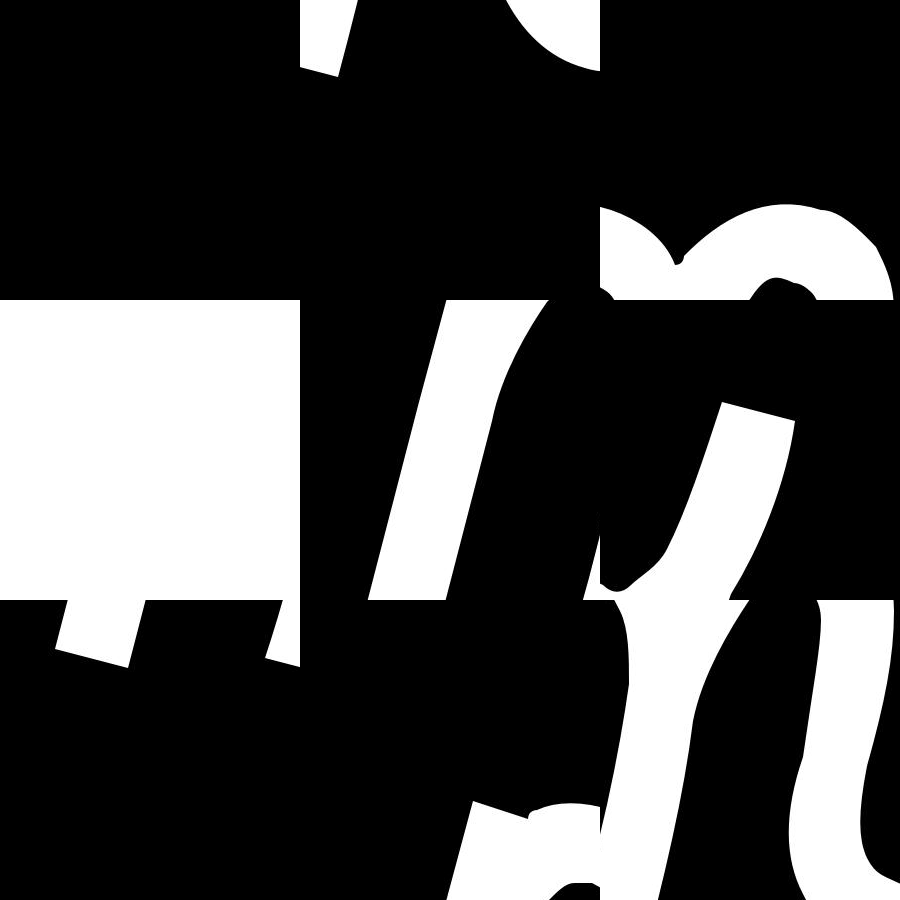
#> input picture AI算法/a.jpg, 900 x 900 px
$ python cut.py
#> lines starting #> are read from the running program, lines starting #| are printed output that depends on the picture
from PIL import Image
import os

def get_fileNames(rootdir):
	fs = []
	for root, dirs, files in os.walk(rootdir,topdown = True):
		for name in files:
			_, ending = os.path.splitext(name)
			if ending == ".jpg":
					fs.append(os.path.join(root,name))
	return fs

def cut_image(image):
    width, height = image.size
    item_width = int(width / 3)
    box_list = []
    # (left, upper, right, lower)
    for i in range(0,3):
        for j in range(0,3):
            #print((i*item_width,j*item_width,(i+1)*item_width,(j+1)*item_width))
            box = (j*item_width,i*item_width,(j+1)*item_width,(i+1)*item_width)
            box_list.append(box)
    image_list = [image.crop(box) for box in box_list]
    return image_list
#保存
def save_images(image_list , index):
    #save_path = "../picture/"#文件存储路径
    save_path = "./test/"
    for image in image_list:
        image.save(save_path + chr(index) + '.png', 'PNG')
        index += 1

if __name__ == '__main__':
    '''
    a = get_fileNames("无框字符")
    index = 0
    for i in range (len(a)) :
        image = Image.open(a[i])
        image_list = cut_image(image)
        save_images(image_list , index)
        index += 9
    '''
    image = Image.open('../a.jpg')
#> image is the input picture: PIL image 900x900 RGB; min 0, max 255, mean 70.7
    image_list = cut_image(image)
#> in cut_image, `image_list = [image.crop(box) for box in box_list]`: image_list = 9 items
#> image_list = 9 items
    save_images(image_list, ord('a'))
#> the loop in save_images, `for image in image_list:` made 9 passes
#> pass 2, in save_images, `image.save(save_path + chr(index) + '.png', 'PNG')`:
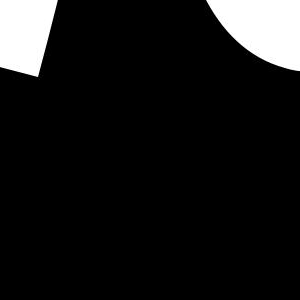
#> saved as b.png: PIL image 300x300 RGB; min 0, max 255, mean 22.7
#> after the loop in save_images, `for image in image_list:`: index = 106
